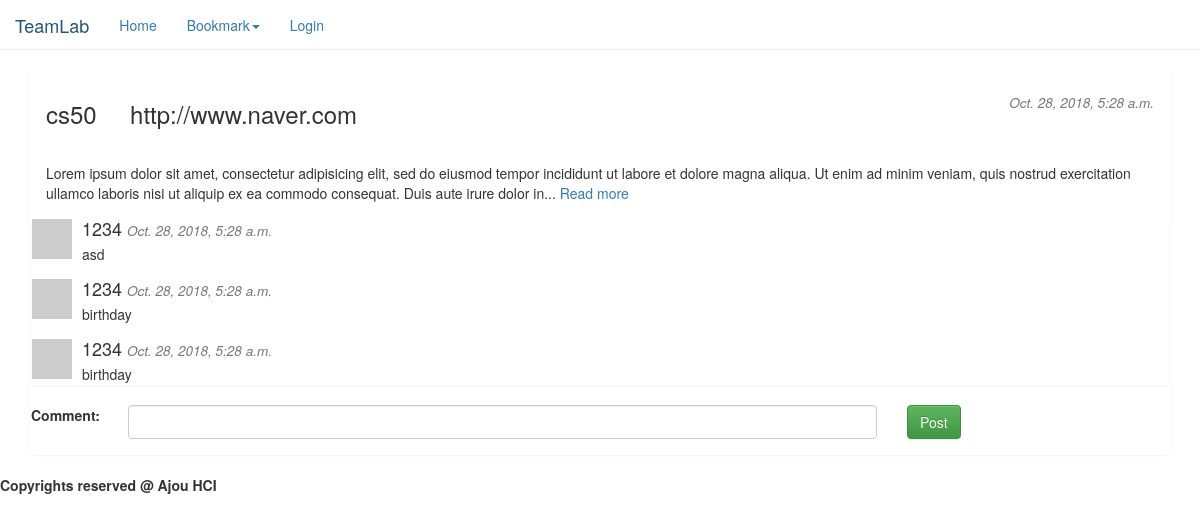
Page /bookmark_detail/5 (signed in) on the committed database.
### bookmark/models.py (models this page shows, shortened)
class Bookmark(models.Model):
    bookmark_id = models.AutoField(primary_key=True)
    bookmark_url = models.CharField(max_length=100)
    bookmark_name = models.CharField(max_length=255)
    bookmark_desc = models.TextField()
    created_time = models.DateTimeField(auto_now_add=True)

class Comment(models.Model):
    comment_id = models.AutoField(primary_key=True)
    comment_contents = models.TextField()
    user = models.ForeignKey(User, on_delete=models.CASCADE)
    bookmark = models.ForeignKey(Bookmark, on_delete=models.CASCADE)
    created_time = models.DateTimeField(auto_now_add=True)

### bookmark/views.py (the view)
# urls.py: url(r'^bookmark_detail/(?P<id>[0-9]+)$', views.bookmark_detail, name='bookmark_detail'),
def bookmark_detail(request, id):
    bookmark = Bookmark.objects.get(bookmark_id=id)
    email = request.session["login_id"]
    user = User.objects.get(username=email)
    comments = Comment.objects.filter(bookmark=bookmark)
    return render(request, 'bookmark_detail.html', {'bookmark': bookmark, 'comments': comments})

### template/bookmark_detail.html (shortened to what this page needs)
{% extends "base.html" %}
{% load static %}
{% block content %}
    <div class="container">
        <div class="panel">
                <div class="panel-heading">
                    <div class="text-center">
                        <div class="row">
                            <div class="col-sm-9">
                                <h3 class="pull-left">{{ bookmark.bookmark_name }} &nbsp; &nbsp; {{ bookmark.bookmark_url }}</h3>
                            </div>
                            <div class="col-sm-3">
                                <h4 class="pull-right">
                                <small><em>{{ bookmark.created_time }}</em></small>
                                </h4>
                            </div>
                        </div>
                    </div>
                </div>
            <div class="panel-body">
                Lorem ipsum dolor sit amet, consectetur adipisicing elit, sed do eiusmod
                tempor incididunt ut labore et dolore magna aliqua. Ut enim ad minim veniam,
                quis nostrud exercitation ullamco laboris nisi ut aliquip ex ea commodo
                consequat. Duis aute irure dolor in... <a href="#">Read more</a>
            </div>
        <div class="panel">
           {% for comment in comments %}
                 <div class="media">
                            <a class="media-left" href="#">
                              <img src="http://lorempixel.com/40/40/people/1/">
                            </a>
                            <div class="media-body">
                    <h4 class="media-heading user_name">{{ comment.user.username }} <small><em>{{ bookmark.created_time }}</em></small></h4>
                        {{ comment.comment_contents}}
                    </div>
                 </div>
          {% endfor %}
            </div>
 <div class="form-group row">
        <form method="POST" action="{% url 'post_comment' %}">
            <div class="col-sm-1">
                <label for="comment">Comment:</label>
            </div>
            <div class="col-sm-8">
                <input type="text" class="form-control" id="comment" name="comment" />
            </div>
            <div class="col-sm-3">
                <button type="submit" class="btn btn-success">Post</button>
            </div>
        </form>
    </div>
    </div>
    </div>
{% endblock %}

### rows in the picture
Bookmark: bookmark_name "cs50", bookmark_url "http://www.naver.com", created_time "Oct. 28, 2018, 5:28 a.m."
Comment: user.username "1234", comment_contents "asd"
Comment: user.username "1234", comment_contents "birthday"
Comment: user.username "1234", comment_contents "birthday"
